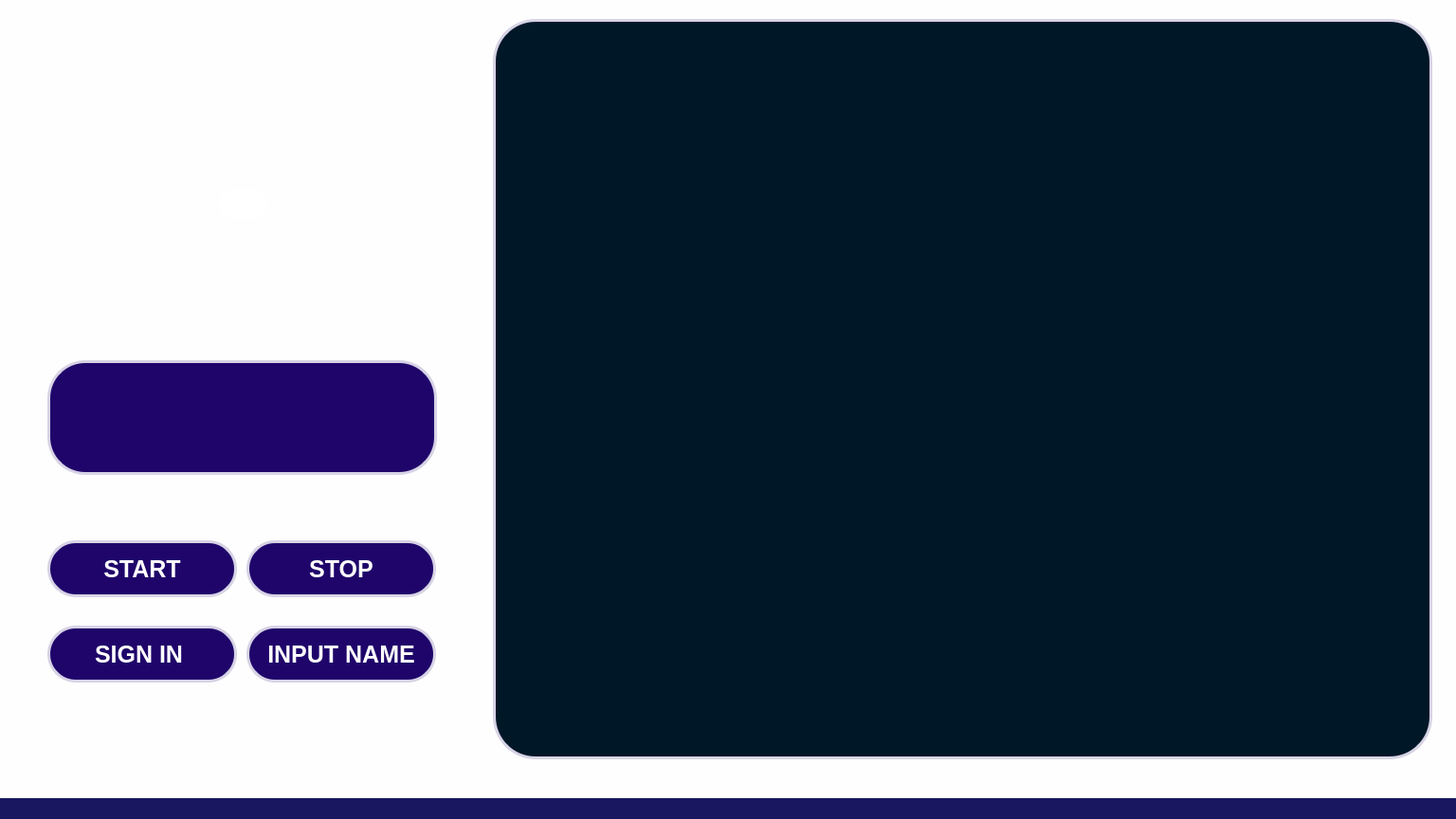
<?xml version="1.0" encoding="UTF-8"?>
<ui version="4.0">
 <class>MainWindow</class>
 <widget class="QMainWindow" name="MainWindow">
  <property name="geometry">
   <rect>
    <x>0</x>
    <y>0</y>
    <width>1536</width>
    <height>864</height>
   </rect>
  </property>
  <property name="minimumSize">
   <size>
    <width>720</width>
    <height>480</height>
   </size>
  </property>
  <property name="maximumSize">
   <size>
    <width>1920</width>
    <height>1050</height>
   </size>
  </property>
  <property name="windowTitle">
   <string>MainWindow</string>
  </property>
  <property name="styleSheet">
   <string notr="true">background-color: #18175f;
</string>
  </property>
  <widget class="QWidget" name="backgroundWidget">
   <property name="styleSheet">
    <string notr="true">background-color: #fefefe</string>
   </property>
   <widget class="QPushButton" name="SHOW">
    <property name="geometry">
     <rect>
      <x>50</x>
      <y>570</y>
      <width>200</width>
      <height>60</height>
     </rect>
    </property>
    <property name="font">
     <font>
      <pointsize>-1</pointsize>
      <bold>true</bold>
     </font>
    </property>
    <property name="whatsThis">
     <string>&lt;html&gt;&lt;head/&gt;&lt;body&gt;&lt;p&gt;&lt;span style=&quot; color:#fdfdfd;&quot;&gt;SHOW&lt;/span&gt;&lt;/p&gt;&lt;/body&gt;&lt;/html&gt;</string>
    </property>
    <property name="styleSheet">
     <string notr="true">border-radius: 30px;
background-color: #1f056a;
border: 3px solid #d7d3e5;
color: white;
font-size: 25px
</string>
    </property>
    <property name="text">
     <string>START</string>
    </property>
    <property name="iconSize">
     <size>
      <width>16</width>
      <height>16</height>
     </size>
    </property>
   </widget>
   <widget class="QPushButton" name="Break">
    <property name="geometry">
     <rect>
      <x>260</x>
      <y>570</y>
      <width>200</width>
      <height>60</height>
     </rect>
    </property>
    <property name="font">
     <font>
      <pointsize>-1</pointsize>
      <bold>true</bold>
     </font>
    </property>
    <property name="styleSheet">
     <string notr="true">border-radius: 30px;
background-color: #1f056a;
border: 3px solid #d7d3e5;
color: white;
font-size: 25px</string>
    </property>
    <property name="text">
     <string>STOP</string>
    </property>
   </widget>
   <widget class="QPushButton" name="signin">
    <property name="geometry">
     <rect>
      <x>50</x>
      <y>660</y>
      <width>200</width>
      <height>60</height>
     </rect>
    </property>
    <property name="font">
     <font>
      <pointsize>-1</pointsize>
      <bold>true</bold>
     </font>
    </property>
    <property name="styleSheet">
     <string notr="true">border-radius: 30px;
background-color: #1f056a;
border: 3px solid #d7d3e5;
color: white;
font-size: 25px</string>
    </property>
    <property name="text">
     <string>SIGN IN </string>
    </property>
   </widget>
   <widget class="QPushButton" name="inputButton">
    <property name="geometry">
     <rect>
      <x>260</x>
      <y>660</y>
      <width>200</width>
      <height>60</height>
     </rect>
    </property>
    <property name="font">
     <font>
      <pointsize>-1</pointsize>
      <bold>true</bold>
     </font>
    </property>
    <property name="styleSheet">
     <string notr="true">border-radius: 30px;
background-color: #1f056a;
border: 3px solid #d7d3e5;
color: white;
font-size: 25px</string>
    </property>
    <property name="text">
     <string>INPUT NAME</string>
    </property>
   </widget>
   <widget class="QLabel" name="label">
    <property name="geometry">
     <rect>
      <x>0</x>
      <y>0</y>
      <width>1536</width>
      <height>864</height>
     </rect>
    </property>
    <property name="styleSheet">
     <string notr="true">background-color: #fefefe</string>
    </property>
    <property name="text">
     <string/>
    </property>
    <property name="pixmap">
     <pixmap>newbac.png</pixmap>
    </property>
    <property name="scaledContents">
     <bool>true</bool>
    </property>
   </widget>
   <widget class="QLabel" name="imgLabel">
    <property name="geometry">
     <rect>
      <x>520</x>
      <y>20</y>
      <width>991</width>
      <height>781</height>
     </rect>
    </property>
    <property name="styleSheet">
     <string notr="true">border-radius: 45px;
background-color: #001728;
border: 3px solid #d7d3e5;
color: white;
font-size: 25px</string>
    </property>
    <property name="text">
     <string/>
    </property>
    <property name="pixmap">
     <pixmap>backhihi.png</pixmap>
    </property>
    <property name="scaledContents">
     <bool>true</bool>
    </property>
   </widget>
   <widget class="QLabel" name="label_2">
    <property name="geometry">
     <rect>
      <x>130</x>
      <y>90</y>
      <width>251</width>
      <height>231</height>
     </rect>
    </property>
    <property name="styleSheet">
     <string notr="true">background-color: rgb(5, 20, 67)rgb(4, 14, 52)</string>
    </property>
    <property name="text">
     <string/>
    </property>
    <property name="pixmap">
     <pixmap>whitepanda.png</pixmap>
    </property>
    <property name="scaledContents">
     <bool>true</bool>
    </property>
    <property name="wordWrap">
     <bool>false</bool>
    </property>
   </widget>
   <widget class="QLabel" name="label_3">
    <property name="geometry">
     <rect>
      <x>50</x>
      <y>380</y>
      <width>411</width>
      <height>121</height>
     </rect>
    </property>
    <property name="styleSheet">
     <string notr="true">border-radius: 40px;
background-color: #1f056a;
border: 3px solid #d7d3e5;
color: white;
font-size: 25px</string>
    </property>
    <property name="text">
     <string/>
    </property>
   </widget>
   <widget class="QLineEdit" name="TEXT">
    <property name="geometry">
     <rect>
      <x>70</x>
      <y>410</y>
      <width>371</width>
      <height>61</height>
     </rect>
    </property>
    <property name="font">
     <font>
      <pointsize>15</pointsize>
      <bold>true</bold>
     </font>
    </property>
    <property name="styleSheet">
     <string notr="true">background-color: rgb(31, 5, 106);
color: white;
border: 0px</string>
    </property>
    <property name="text">
     <string/>
    </property>
   </widget>
   <widget class="QPushButton" name="warmup">
    <property name="geometry">
     <rect>
      <x>230</x>
      <y>200</y>
      <width>51</width>
      <height>31</height>
     </rect>
    </property>
    <property name="font">
     <font>
      <pointsize>-1</pointsize>
      <bold>true</bold>
     </font>
    </property>
    <property name="styleSheet">
     <string notr="true">border-radius: 15px;
background-color: rgb(255, 255, 255);

color: white;
font-size: 25px</string>
    </property>
    <property name="text">
     <string/>
    </property>
   </widget>
   <zorder>label</zorder>
   <zorder>SHOW</zorder>
   <zorder>Break</zorder>
   <zorder>signin</zorder>
   <zorder>inputButton</zorder>
   <zorder>imgLabel</zorder>
   <zorder>label_2</zorder>
   <zorder>label_3</zorder>
   <zorder>TEXT</zorder>
   <zorder>warmup</zorder>
  </widget>
  <widget class="QStatusBar" name="statusbar"/>
  <widget class="QMenuBar" name="menuBar">
   <property name="geometry">
    <rect>
     <x>0</x>
     <y>0</y>
     <width>1536</width>
     <height>25</height>
    </rect>
   </property>
  </widget>
 </widget>
 <resources/>
 <connections/>
</ui>
